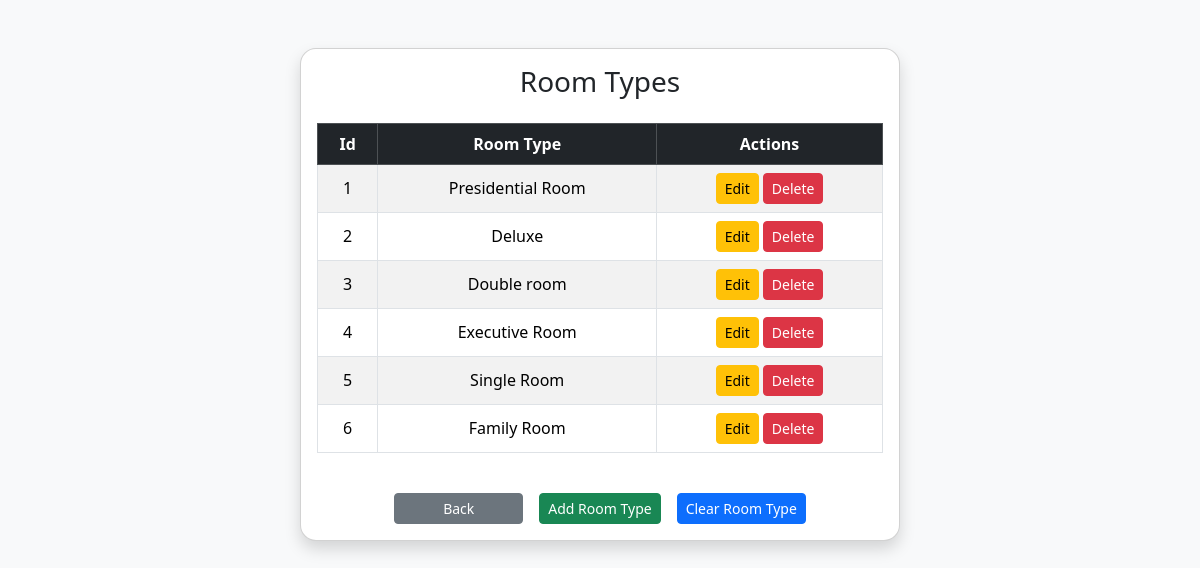
The app's page /room_types.php with its own data.
### tables this page shows
CREATE TABLE `room_types` (
  `id` int(11) NOT NULL,
  `room_type` varchar(255) NOT NULL
);

### room_types.php (the view, shortened to what this page needs)
<?php
$conn = connectDB();
$query = "SELECT * FROM room_types";
$result = mysqli_query($conn, $query);
$room_types = mysqli_fetch_all($result, MYSQLI_ASSOC);
?>
<!DOCTYPE html>
<html lang="en">
<head>
    <link href="https://cdn.jsdelivr.net/npm/bootstrap@5.3.6/dist/css/bootstrap.min.css" rel="stylesheet" />
</head>
<body class="bg-light">
    <div class="container py-5">
        <div class="card shadow rounded-4 mx-auto" style="max-width: 600px;">
            <div class="card-body">
                <h3 class="mb-4 text-center">Room Types</h3>
                <div class="table-responsive">
                    <table class="table table-bordered table-striped text-center align-middle">
                        <thead class="table-dark">
                            <tr>
                                <th>Id</th>
                                <th>Room Type</th>
                                <th>Actions</th>
                            </tr>
                        </thead>
                        <tbody>
                            <?php if (!empty($room_types)) : ?>
                                <?php foreach ($room_types as $index => $type): ?>
                                    <tr>
                                        <td><?= $index + 1 ?></td>
                                        <td><?= htmlspecialchars($type['room_type']) ?></td>
                                        <td>
                                            <a href="edit_room_type.php?id=<?= $type['id'] ?>" class="btn btn-sm btn-warning">Edit</a>
                                            <a href="delete_room_type.php?id=<?= $type['id'] ?>" class="btn btn-sm btn-danger" onclick="return confirm('Are you sure you want to delete this room type?')">Delete</a>
                                        </td>
                                    </tr>
                                <?php endforeach; ?>
                            <?php else : ?>
                                <tr>
                                    <td colspan="4">No room types found.</td>
                                </tr>
                            <?php endif; ?>
                        </tbody>
                    </table>
                </div>
                <div class="d-flex justify-content-center gap-3 mt-4">
                    <a class="btn btn-sm btn-secondary px-5" href="/index_records.php">Back</a>
                    <a href="add_room_type.php" class="btn btn-sm btn-success">Add Room Type</a>
                    <form method="POST">
                        <button type="button" class="btn btn-sm btn-primary" data-bs-toggle="modal" data-bs-target="#exampleModal">
                            Clear Room Type
                        </button>
                    </form>
                </div>
            </div>
        </div>
    </div>
</body>
</html>

### records on screen
room_types: room_type "Presidential Room"
room_types: room_type "Deluxe"
room_types: room_type "Double room"
room_types: room_type "Executive Room"
room_types: room_type "Single Room"
room_types: room_type "Family Room"
